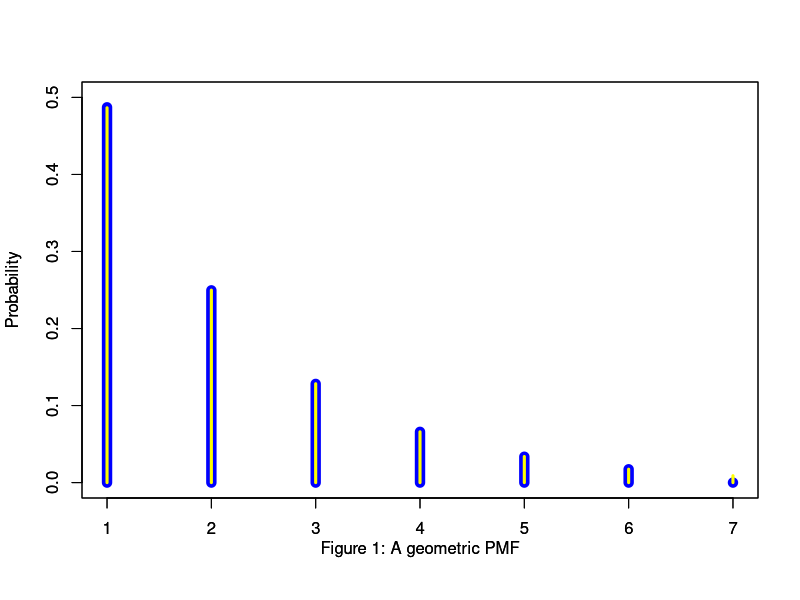

This figure's R source:
p <- 18/37
N <- 10^6


rouletteSpins <- function(p) {
  x <- 1
  while (1) {
    x<-x+1
    if (runif(1,min=0,max = 1)<p){
      return(x)
      break
    } 
  }  
}



py<-c(0,0,0,0,0,0,0)

for (x in 1:N){
  temp<-rouletteSpins(p)
  if (temp <8) {
    py[temp-1] <-py[temp-1]+ 1.0
  }
}

for (y in 0:6){
  py[y]<-py[y]/N
                        
}

x <- seq(from=1, by=1,length=7) 
plot(x,py,xlim=c(1,7), type="h", ylim=c(0,0.5), lwd="10",xlab='Figure 1: A geometric PMF
',  ylab='Probability',col="blue")
par(new=TRUE)

px <- dgeom(0:6, p)
plot(x,px,xlim=c(1,7), type="h", ylim=c(0,0.5),lwd="3",xlab='Figure 1: A geometric PMF
',  ylab='Probability', col="yellow")
